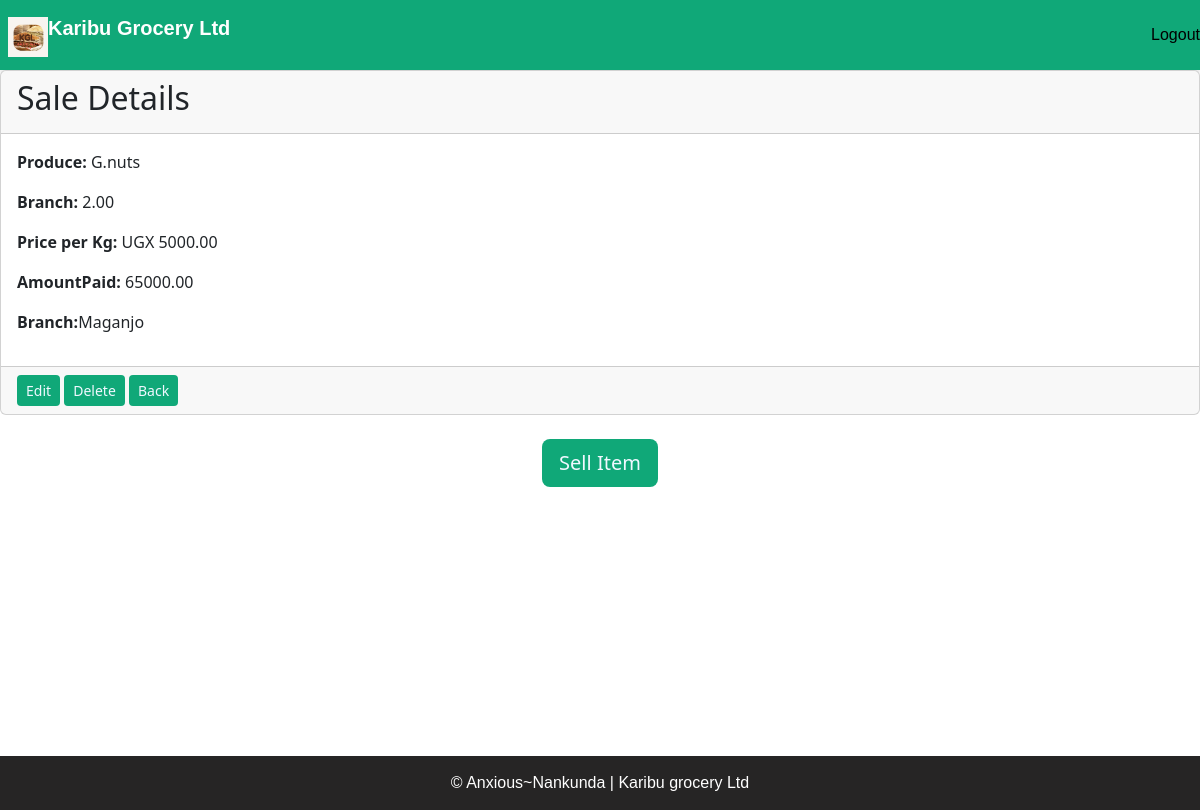
/sale_detail/1/, run on the app's committed database.
### home/models.py (models this page shows, shortened)
class Sale(models.Model):
    produce = models.ForeignKey(Produce, on_delete=models.SET_NULL, null=True)
    quantity = models.DecimalField(max_digits=10, decimal_places=2)
    price = models.DecimalField(max_digits=10, decimal_places=2)
    amount_paid_ugx = models.DecimalField(
        max_digits=15,
        decimal_places=2,
        validators=[MinValueValidator(10000)],
    )
    buyer_name = models.CharField(max_length=255, validators=[MinLengthValidator(2)])
    sales_agent = models.ForeignKey(
       Userprofile,
        on_delete=models.SET_NULL,
        null=True,
        blank=True,
    )
    branch = models.CharField(max_length=20, choices=BRANCH_CHOICES)
    date = models.DateField(auto_now_add=True)
    time = models.TimeField(auto_now_add=True)

class Produce(models.Model):
    name = models.CharField(max_length=100, unique=True)
    produce_type = models.CharField(max_length=50, validators=[MinLengthValidator(2)])
    price_per_kg = models.DecimalField(max_digits=10, decimal_places=2)
    def __str__(self):
        return self.name

### home/views.py (the view)
# urls.py: path('sale_detail/<int:sale_id>/', views.sale_detail, name='sale_detail'),
def sale_detail(request, sale_id):
    sale = get_object_or_404(Sale, id=sale_id)
    return render(request, 'home/sale_detail.html', {'sale': sale})

### home/templates/home/sale_detail.html
{% extends 'base.html' %}
{% block content %}
<div class="card-container">
    <div class="card">
      <div class="card-header">
        <h2>Sale Details</h2>
      </div>
      <div class="card-body">
        <p><strong>Produce:</strong> {{ sale.produce }}</p>
        <p><strong>Branch:</strong> {{ sale.quantity }}</p>
        <p><strong>Price per Kg:</strong> UGX {{ sale.price }}</p>
        <p><strong>AmountPaid:</strong> {{ sale.amount_paid_ugx }}</p>
        <p><strong>Branch:</strong>{{sale.branch}}</p>
      </div>
      <div class="card-footer">
        <a href="{% url 'addsales' sale.id %}" class="btn btn-sm" style="background-color:  rgb(16, 168, 120);color: aliceblue;">Edit</a>
        <a href="" class="btn btn-sm" style="background-color:  rgb(16, 168, 120); color: aliceblue;">Delete</a>
        <a href="{% url 'allsales' %}" class="btn btn-sm" style="background-color:  rgb(16, 168, 120); color: aliceblue;">Back</a>
      </div>
    </div>
  </div>
                    <div class="text-center mt-4">
                        <a href="{% url 'addsales' sale.id %}" class="btn btn-lg" style="background-color:  rgb(16, 168, 120); color: aliceblue;">Sell Item</a>
{% endblock %}

### home/templates/base.html (style rules this page uses)
body, html { margin: 0; padding: 0; height: 100%; overflow-x: hidden; }

### data on the page
Sale: produce "G.nuts", quantity "2.00", price "5000.00", amount_paid_ugx "65000.00", branch "Maganjo"
